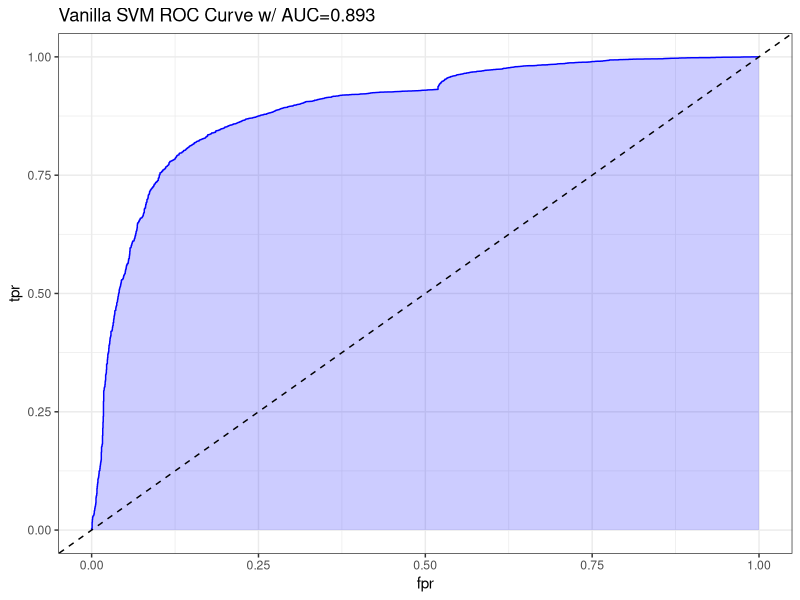

Reproduce this figure in R. (Note: this script raises an error after producing the figure.)
## ---- chunk 1
knitr::opts_chunk$set(echo = TRUE)
library(caret)
library(kernlab)
## ---- chunk 2
# Load data
train_svm <- read.csv('Train Test Set/train_svm.csv')
test_svm <- read.csv('Train Test Set/test_svm.csv')

# Display statistics
str(train_svm)
summary(train_svm)
head(train_svm)
## ---- chunk 3
# Build a vanilla model
model_svm_vanilla <- ksvm(obesity_leveloverweight ~ .,
                          data = train_svm,
                          kernel = 'vanilladot')
## ---- chunk 4
# Display summary
summary(model_svm_vanilla)
## ---- chunk 5
# Build a rbf model
model_svm_rbf <- ksvm(obesity_leveloverweight ~ .,
                      data = train_svm,
                      kernel = 'rbfdot')
## ---- chunk 6
# Display summary
summary(model_svm_rbf)
## ---- chunk 7
# Make a prediction
prediction_svm_vanilla_probability <- predict(model_svm_vanilla, test_svm)
prediction_svm_vanilla <- ifelse(prediction_svm_vanilla_probability >= 0.5, 1, 0)
summary(prediction_svm_vanilla_probability)

# Perform confusion matrix
cm_svm_vanilla <- confusionMatrix(as.factor(prediction_svm_vanilla),
                                  as.factor(test_svm$obesity_leveloverweight),
                                  positive = '1')
cm_svm_vanilla
## ---- chunk 8
pred <- ROCR::prediction(prediction_svm_vanilla_probability, test_svm$obesity_leveloverweight)
perf <- ROCR::performance(pred, measure = "tpr", x.measure = "fpr")
auc <- ROCR::performance(pred, measure="auc")


auc <- round(auc@y.values[[1]],3)
roc.data <- data.frame(fpr=unlist(perf@x.values),
                       tpr=unlist(perf@y.values),
                       model="GLM")

ggplot(roc.data, aes(x=fpr, ymin=0, ymax=tpr)) +
    geom_ribbon(alpha=0.2, fill = "blue") +
    geom_line(aes(y=tpr), col = "blue") +
    geom_abline(intercept = 0, slope = 1, lty = "dashed") +
    labs(title = paste0("Vanilla SVM ROC Curve w/ AUC=", auc)) +
    theme_bw()
## ---- chunk 9
# Write to csv
write.csv(prediction_svm_vanilla,
          file = 'Predictions/prediction_svm_vanilla.csv',
          row.names = FALSE)

# Extract confusion matrix
write.csv(cm_svm_vanilla$table,
          file = 'Confusion Matrix/cm_svm_vanilla.csv',
          row.names = FALSE)
## ---- chunk 10
# Make a prediction
prediction_svm_rbf_probability <- predict(model_svm_rbf, test_svm)
prediction_svm_rbf <- ifelse(prediction_svm_rbf_probability >= 0.5, 1, 0)

# Perform confusion matrix
cm_svm_rbf <- confusionMatrix(as.factor(prediction_svm_rbf),
                              as.factor(test_svm$obesity_leveloverweight),
                              positive = '1')
cm_svm_rbf
## ---- chunk 11
pred <- ROCR::prediction(prediction_svm_rbf_probability, test_svm$obesity_leveloverweight)
perf <- ROCR::performance(pred, measure = "tpr", x.measure = "fpr")
auc <- ROCR::performance(pred, measure="auc")

auc <- round(auc@y.values[[1]],3)
roc.data <- data.frame(fpr=unlist(perf@x.values),
                       tpr=unlist(perf@y.values),
                       model="GLM")

ggplot(roc.data, aes(x=fpr, ymin=0, ymax=tpr)) +
    geom_ribbon(alpha=0.2, fill = "blue") +
    geom_line(aes(y=tpr), col = "blue") +
    geom_abline(intercept = 0, slope = 1, lty = "dashed") +
    labs(title = paste0("RBF SVM ROC Curve w/ AUC=", auc)) +
    theme_bw()
## ---- chunk 12
# Write to csv
write.csv(prediction_svm_rbf,
          file = 'Predictions/prediction_svm_rbf.csv',
          row.names = FALSE)

# Extract confusion matrix
write.csv(cm_svm_rbf$table,
          file = 'Confusion Matrix/cm_svm_rbf.csv',
          row.names = FALSE)
